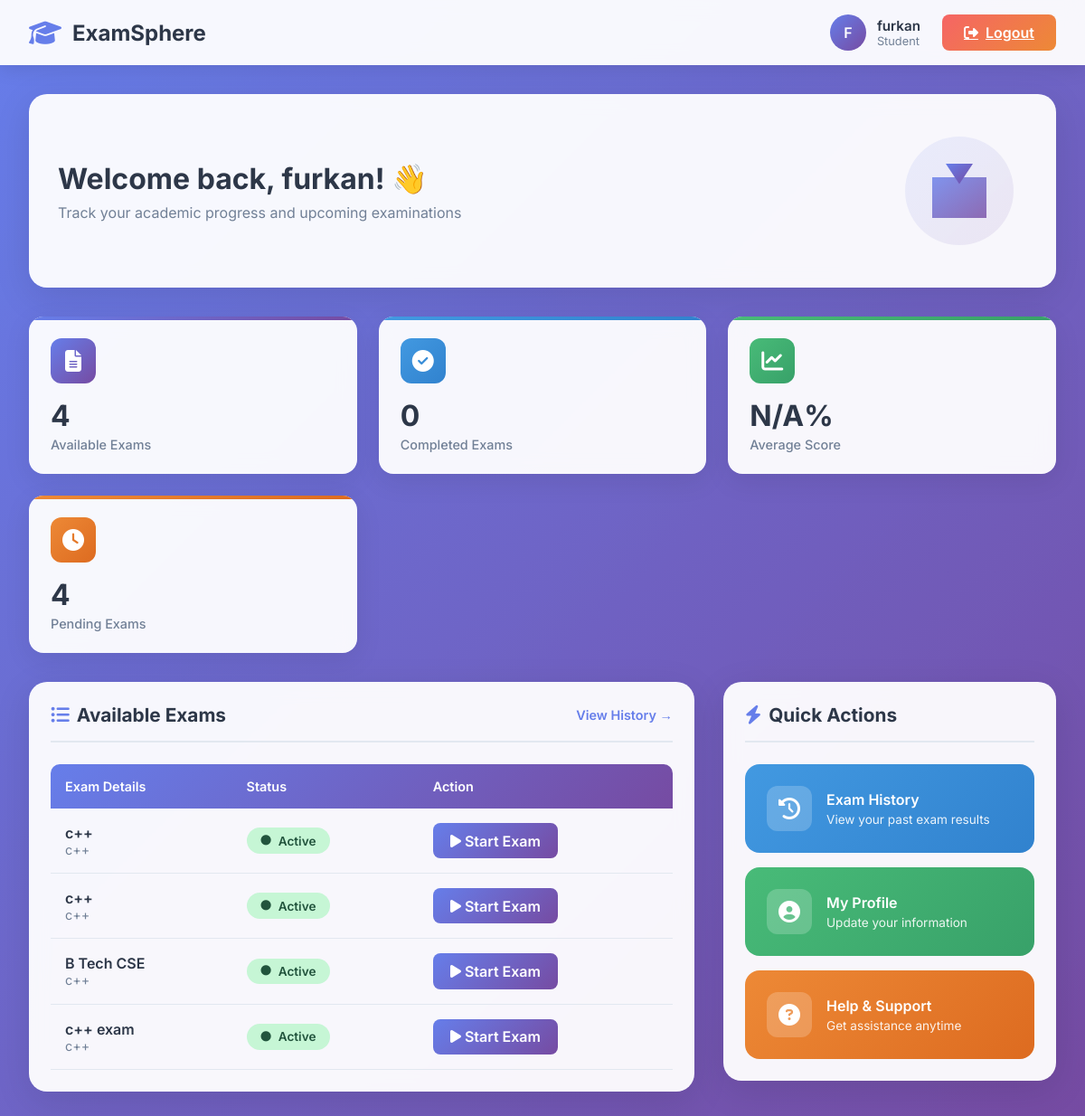
The page /accounts/student/ (signed in) on the database as committed earlier.
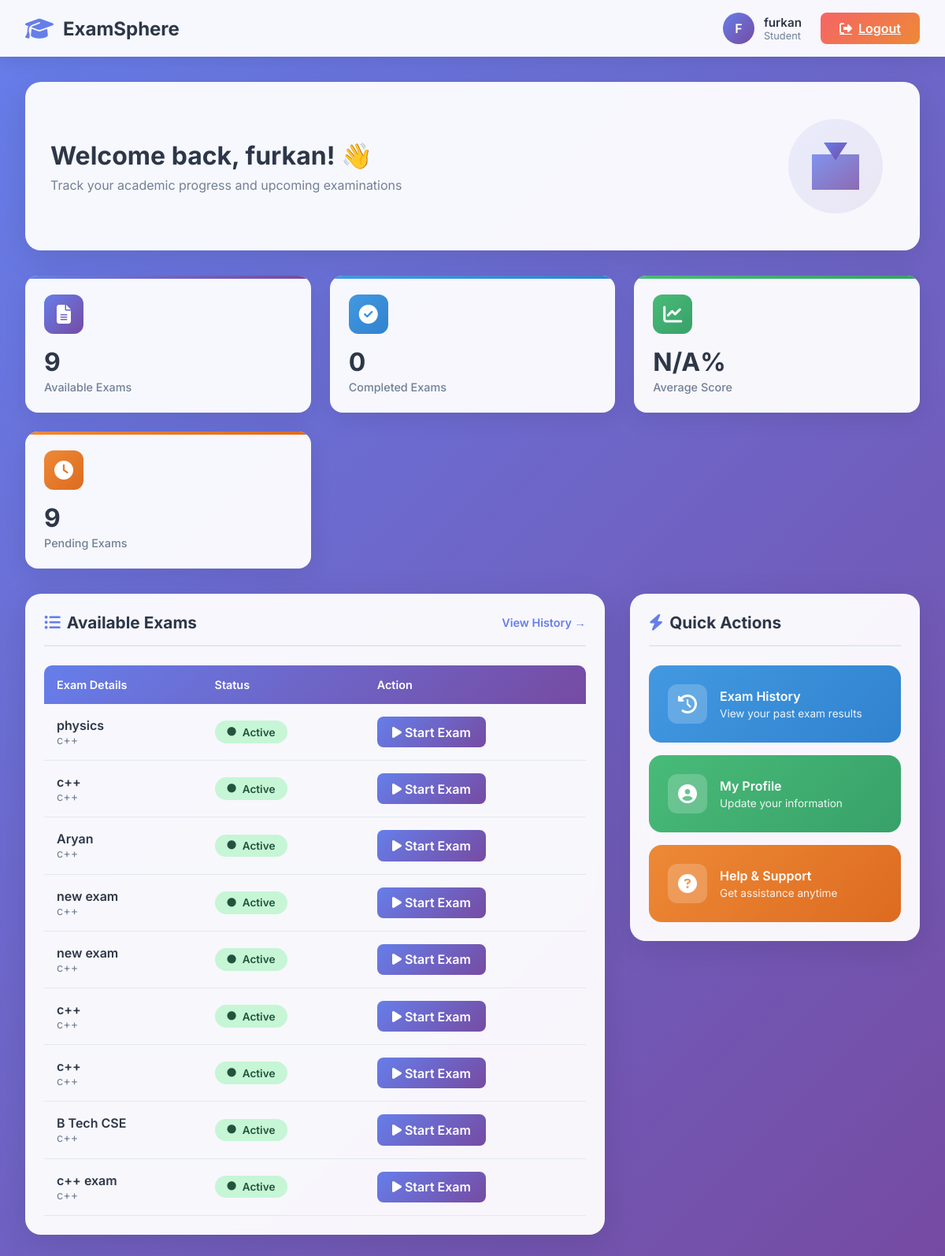
The same page on the database as committed later.
### accounts/models.py (models this page shows, shortened)
class Exam(models.Model):
    name = models.CharField(max_length=200)
    created_by = models.ForeignKey(User, on_delete=models.CASCADE)  # teacher
    is_active = models.BooleanField(default=True)
    allow_calculator = models.BooleanField(default=False)
    course = models.ForeignKey(Course, on_delete=models.CASCADE, default=1)
    subject = models.ForeignKey('Subject', on_delete=models.CASCADE, )

class Subject(models.Model):
    name = models.CharField(max_length=100)
    course = models.ForeignKey(Course, on_delete=models.CASCADE)

### accounts/views.py (the view)
# urls.py: path('student/', views.student_dashboard, name='student_dashboard'),
@login_required
def student_dashboard(request):
    if not hasattr(request.user, 'profile'):
        Profile.objects.create(user=request.user, role='student', approved=True)
    profile = request.user.profile
    if profile.course:
        exams = Exam.objects.filter(
            subject__course=profile.course,
            is_active=True
        ).select_related('subject', 'subject__course').order_by('-id')
    else:
        exams = Exam.objects.none()
    completed_exams = StudentExam.objects.filter(student=request.user, is_submitted=True)
    completed_count = completed_exams.count()
    if completed_count > 0:
        scores = [exam.score for exam in completed_exams if exam.score is not None]
        average_score = round(sum(scores) / len(scores), 1) if scores else 0
    else:
        average_score = 0
    pending_count = max(0, exams.count() - completed_count)
    context = {
        'exams': exams,
        'completed_count': completed_count,
        'average_score': average_score,
        'pending_count': pending_count,
    }
    return render(request, 'accounts/student_dashboard.html', context)

### accounts/templates/accounts/student_dashboard.html (shortened to what the changed rows need)
<!DOCTYPE html>
<html lang="en">
<head>
    <link rel="stylesheet" href="https://cdnjs.cloudflare.com/ajax/libs/font-awesome/6.5.1/css/all.min.css">
</head>
<body>
    <nav class="navbar">
        <div class="navbar-brand">
            <h1>ExamSphere</h1>
        </div>
    </nav>
    <div class="container">
        <div class="welcome-section">
            <div class="welcome-content">
                <h2>Welcome back, {{ user.username }}! 👋</h2>
            </div>
        </div>
        <div class="stats-grid">
            <div class="stat-card purple">
                <div class="stat-info">
                    <h3>{{ exams|length }}</h3>
                    <p>Available Exams</p>
                </div>
            </div>
            <div class="stat-card orange">
                <div class="stat-info">
                    <h3>{{ pending_count|default:"0" }}</h3>
                    <p>Pending Exams</p>
                </div>
            </div>
        </div>
        <div class="content-grid">
            <div class="card">
                {% if exams %}
                <div style="overflow-x: auto;">
                    <table class="exam-table">
                        <thead>
                            <tr>
                                <th>Exam Details</th>
                                <th>Status</th>
                                <th>Action</th>
                            </tr>
                        </thead>
                        <tbody>
                            {% for exam in exams %}
                            <tr>
                                <td>
                                    <div class="exam-name">{{ exam.name }}</div>
                                    <div class="exam-subject">{{ exam.subject.name }}</div>
                                </td>
                                <td>
                                    {% if exam.is_active %}
                                        <span class="exam-status active">
                                            <i class="fas fa-circle"></i> Active
                                        </span>
                                    {% else %}
                                        <span class="exam-status closed">
                                            <i class="fas fa-circle"></i> Closed
                                        </span>
                                    {% endif %}
                                </td>
                                <td>
                                    {% if exam.is_active %}
                                        <a href="{% url 'student_take_exam' exam.id %}" class="take-exam-btn">
                                            <i class="fas fa-play"></i> Start Exam
                                        </a>
                                    {% else %}
                                        <button class="take-exam-btn" disabled>Unavailable</button>
                                    {% endif %}
                                </td>
                            </tr>
                            {% endfor %}
                        </tbody>
                    </table>
                </div>
                {% else %}
                <div class="empty-state">
                    <i class="fas fa-inbox"></i>
                    <h4>No Exams Available</h4>
                    <p>Check back later for upcoming examinations</p>
                </div>
                {% endif %}
            </div>
        </div>
    </div>
</body>
</html>

Rows that differ between the two databases and show on the page:
added Exam: name "physics", subject.name "c++", is_active True (drawn)
added Exam: name "c++", subject.name "c++", is_active True (drawn)
added Exam: name "Aryan", subject.name "c++", is_active True (drawn)
added Exam: name "new exam", subject.name "c++", is_active True (drawn)
added Exam: name "new exam", subject.name "c++", is_active True (drawn)
Other text that changed with them:
{{ exams|length }}: "4" → "9"
{{ pending_count|default:"0" }}: "4" → "9"
